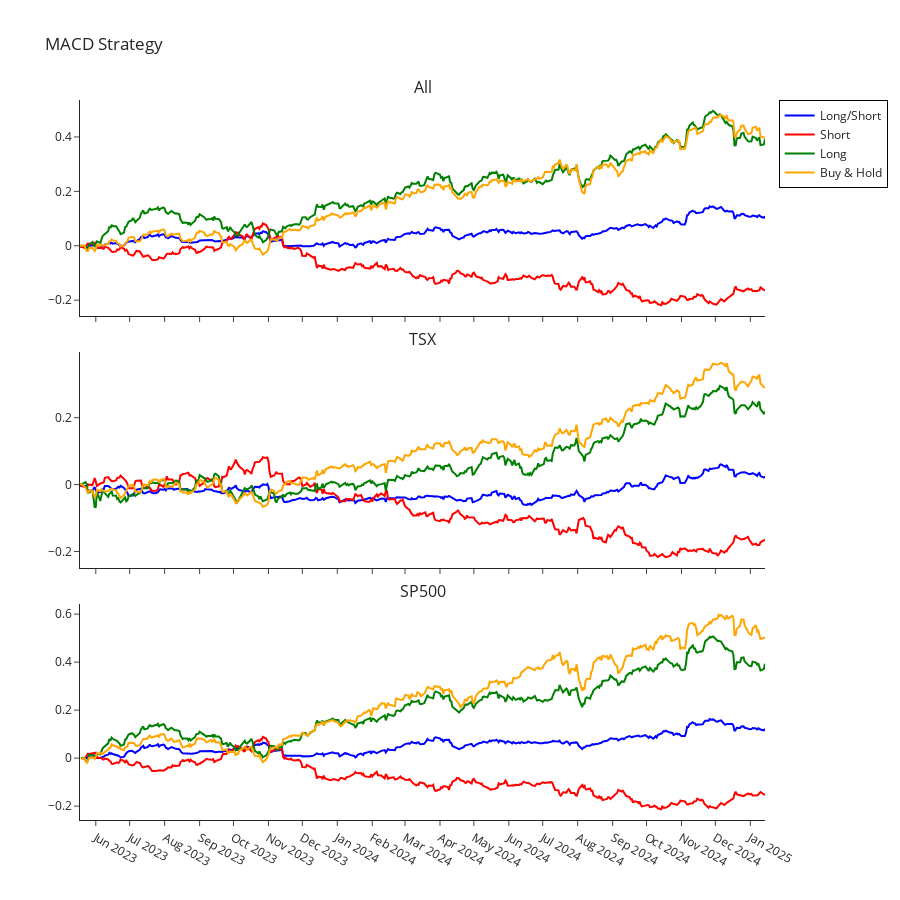

Notebook code for this chart:
### Code cell
import Import_Yfinance as yf_data
import Utils as utils
import MA_Backtest as MA

#####Define Variables#####
CUTOFF_DATE = '2023-01-01' #Cut-off date for training data
YEARS = 15 #Number of years of data to import
RF = 0.01
CAPITAL = 300

#Dates
dates_class = utils.Dates(YEARS)
today = dates_class.today_str()

#####Define Paths#####
PATHS = {
    "input_daily_path" : '/Users/alexandrechisholm/Library/Mobile Documents/com~apple~CloudDocs/Trading/MA_Crossover/Input/Daily_Data/',
    "input_path" : '/Users/alexandrechisholm/Library/Mobile Documents/com~apple~CloudDocs/Trading/MA_Crossover/Input/',
    "input_mapping" : '/Users/alexandrechisholm/Library/Mobile Documents/com~apple~CloudDocs/Trading/MA_Crossover/Input/Mapping/',
    "output_path" : '/Users/alexandrechisholm/Library/Mobile Documents/com~apple~CloudDocs/Trading/MA_Crossover/Output/'
}

#####Import data#####
#stocks
path = f"{PATHS['input_daily_path']}Stocks_{today}.csv"
data_stocks = utils.read_csv(path)

#ETFs
path = f"{PATHS['input_daily_path']}ETFs_{today}.csv"
data_etfs = utils.read_csv(path)

#import best parameters for window size
window_sizes = utils.read_csv(f"{PATHS['input_path']}best_comb.csv")
window_size_macd_st= window_sizes['window_size_st'][0]
window_size_macd_lt = window_sizes['window_size_lt'][0]

#Format date
data_stocks = yf_data.format_utf8_to_date(data_stocks)
data_etfs = yf_data.format_utf8_to_date(data_etfs)

#Split data by exchange
data_stocks_sp500, data_stocks_tsx = yf_data.split_data_exchange(data_stocks)
data_etfs_sp500, data_etfs_tsx = yf_data.split_data_exchange(data_etfs)

#Split data training / validation
training_data_stocks, validation_data_stocks = yf_data.split_data_training_validation(data_stocks, CUTOFF_DATE)
training_data_stocks_tsx, validation_data_stocks_tsx = yf_data.split_data_training_validation(data_stocks_tsx, CUTOFF_DATE)
training_data_stocks_sp500, validation_data_stocks_sp500 = yf_data.split_data_training_validation(data_stocks_sp500, CUTOFF_DATE)

training_data_etfs, validation_data_etfs = yf_data.split_data_training_validation(data_etfs, CUTOFF_DATE)
training_data_etfs_sp500, validation_data_etfs_sp500 = yf_data.split_data_training_validation(data_etfs_sp500, CUTOFF_DATE)
training_data_etfs_tsx, validation_data_etfs_tsx = yf_data.split_data_training_validation(data_etfs_tsx, CUTOFF_DATE)

#Import FX
path = f"{PATHS['input_daily_path']}FX_{today}.csv"
fx_data = utils.read_csv(path)
fx_data = dates_class.format_int64_to_date(fx_data)

#Mapping FX
path = f"{PATHS['input_mapping']}Exchange_Currency.csv"
mapping_fx = utils.read_csv(path)

#####Run Backtest#####

#Define modules
base_functions = MA.Base_Functions(fx_data, mapping_fx)
macd_backtest = MA.MA_Backtester(fx_data, mapping_fx, training_data_stocks, validation_data_stocks, CAPITAL, window_size_macd_st, window_size_macd_lt, RF)
buy_and_hold = MA.BuyAndHold(fx_data, mapping_fx, validation_data_etfs, window_size_macd_lt, RF)


#All data
data, pivot_ticker, df_date, df_stats, trade_df = macd_backtest.run_strategy()
data_long, pivot_ticker_long, df_date_long, df_stats_long, trade_df_long = macd_backtest.run_strategy( 'long')
data_short, pivot_ticker_short, df_date_short, df_stats_short, trade_df_short = macd_backtest.run_strategy('short')
df_buy_hold, df_date_buy_hold, df_stats_buy_hold, pivot_ticker_buy_hold = buy_and_hold.run_buy_hold()

#TSX
macd_backtest.set_parameters(validation_data = validation_data_stocks_tsx)
buy_and_hold.set_parameters(validation_data = validation_data_etfs_tsx)
data_tsx, pivot_ticker_tsx, df_date_tsx, df_stats_tsx, trade_df_tsx = macd_backtest.run_strategy()
data_long_tsx, pivot_ticker_long_tsx, df_date_long_tsx, df_stats_long_tsx, trade_df_long_tsx = macd_backtest.run_strategy('long')
data_short_tsx, pivot_ticker_short_tsx, df_date_short_tsx, df_stats_short_tsx, trade_df_short_tsx = macd_backtest.run_strategy('short')
df_buy_hold_tsx, df_date_buy_hold_tsx, df_stats_buy_hold_tsx, pivot_ticker_buy_hold_tsx = buy_and_hold.run_buy_hold()

#SP500
macd_backtest.set_parameters(validation_data = validation_data_stocks_sp500)
buy_and_hold.set_parameters(validation_data = validation_data_etfs_sp500)
data_sp500, pivot_ticker_sp500, df_date_sp500, df_stats_sp500, trade_df_sp500 = macd_backtest.run_strategy()
data_long_sp500, pivot_ticker_long_sp500, df_date_long_sp500, df_stats_long_sp500, trade_df_long_sp500 = macd_backtest.run_strategy('long')
data_short_sp500, pivot_ticker_short_sp500, df_date_short_sp500, df_stats_short_sp500, trade_df_short_sp500 = macd_backtest.run_strategy('short')
df_buy_hold_sp500, df_date_buy_hold_sp500, df_stats_buy_hold_sp500, pivot_ticker_buy_hold_sp500 = buy_and_hold.run_buy_hold()

#Stats Combine
df_stats_combine = base_functions.stats_df_combine(df_stats, df_stats_long, df_stats_short, df_stats_tsx, df_stats_long_tsx, df_stats_short_tsx, df_stats_sp500, df_stats_long_sp500, df_stats_short_sp500, df_stats_buy_hold, df_stats_buy_hold_tsx, df_stats_buy_hold_sp500)

#####Export Data#####
export_dfs = {
    'Complete': data,
    'P&L by Ticker': pivot_ticker,
    'P&L by Date': df_date,
    'Stats': df_stats,
    'Trades': trade_df,
    'Stats_Complete': df_stats_combine
}

path = f"{PATHS['output_path']}MA_Crossover_{today}.xlsx"

utils.export_dfs_xl(export_dfs, path)

#Create the daily Mean Return by exchange in buy and hold
buy_and_hold.set_parameters(validation_data = validation_data_etfs)
df_group_date_buy_hold = buy_and_hold.return_by_date_all_exchange(df_date_buy_hold)

graphs = MA.Graphs(fx_data, mapping_fx, training_data_stocks, validation_data_stocks, CAPITAL, window_size_macd_st, window_size_macd_lt, RF)
graphs.line_graph_subplot(df_date, df_date_long, df_date_short, df_group_date_buy_hold, 
                    df_date_tsx, df_date_long_tsx, df_date_short_tsx, df_date_buy_hold_tsx,
                    df_date_sp500, df_date_long_sp500, df_date_short_sp500, df_date_buy_hold_sp500)

### Figure 1 — Plotly figure (JSON) as saved in the notebook; plotly's stock layout.template omitted (floating-point values rounded to 4 significant figures; data arrays with more than 128 entries replaced by an {"elided": "..."} marker saying what was removed)
{"data": [{"legendgroup": "group1", "line": {"color": "blue"}, "mode": "lines", "name": "Long/Short", "type": "scatter", "x": {"elided": "426 str values"}, "xaxis": "x", "y": {"elided": "426 float values"}, "yaxis": "y"}, {"legendgroup": "group1", "line": {"color": "red"}, "mode": "lines", "name": "Short", "type": "scatter", "x": {"elided": "426 str values"}, "xaxis": "x", "y": {"elided": "426 float values"}, "yaxis": "y"}, {"legendgroup": "group1", "line": {"color": "green"}, "mode": "lines", "name": "Long", "type": "scatter", "x": {"elided": "426 str values"}, "xaxis": "x", "y": {"elided": "426 float values"}, "yaxis": "y"}, {"legendgroup": "group1", "line": {"color": "orange"}, "mode": "lines", "name": "Buy & Hold", "type": "scatter", "x": {"elided": "426 str values"}, "xaxis": "x", "y": {"elided": "426 float values"}, "yaxis": "y"}, {"legendgroup": "group1", "line": {"color": "blue"}, "mode": "lines", "name": "Long/Short", "showlegend": false, "type": "scatter", "x": {"elided": "416 str values"}, "xaxis": "x2", "y": {"elided": "416 float values"}, "yaxis": "y2"}, {"legendgroup": "group1", "line": {"color": "red"}, "mode": "lines", "name": "Short", "showlegend": false, "type": "scatter", "x": {"elided": "416 str values"}, "xaxis": "x2", "y": {"elided": "416 float values"}, "yaxis": "y2"}, {"legendgroup": "group1", "line": {"color": "green"}, "mode": "lines", "name": "Long", "showlegend": false, "type": "scatter", "x": {"elided": "416 str values"}, "xaxis": "x2", "y": {"elided": "416 float values"}, "yaxis": "y2"}, {"legendgroup": "group1", "line": {"color": "orange"}, "mode": "lines", "name": "Buy & Hold", "showlegend": false, "type": "scatter", "x": {"elided": "416 str values"}, "xaxis": "x2", "y": {"elided": "416 float values"}, "yaxis": "y2"}, {"legendgroup": "group1", "line": {"color": "blue"}, "mode": "lines", "name": "Long/Short", "showlegend": false, "type": "scatter", "x": {"elided": "415 str values"}, "xaxis": "x3", "y": {"elided": "415 float values"}, "yaxis": "y3"}, {"legendgroup": "group1", "line": {"color": "red"}, "mode": "lines", "name": "Short", "showlegend": false, "type": "scatter", "x": {"elided": "415 str values"}, "xaxis": "x3", "y": {"elided": "415 float values"}, "yaxis": "y3"}, {"legendgroup": "group1", "line": {"color": "green"}, "mode": "lines", "name": "Long", "showlegend": false, "type": "scatter", "x": {"elided": "415 str values"}, "xaxis": "x3", "y": {"elided": "415 float values"}, "yaxis": "y3"}, {"legendgroup": "group1", "line": {"color": "orange"}, "mode": "lines", "name": "Buy & Hold", "showlegend": false, "type": "scatter", "x": {"elided": "415 str values"}, "xaxis": "x3", "y": {"elided": "415 float values"}, "yaxis": "y3"}], "layout": {"annotations": [{"font": {"size": 16}, "showarrow": false, "text": "All", "x": 0.5, "xanchor": "center", "xref": "paper", "y": 1, "yanchor": "bottom", "yref": "paper"}, {"font": {"size": 16}, "showarrow": false, "text": "TSX", "x": 0.5, "xanchor": "center", "xref": "paper", "y": 0.65, "yanchor": "bottom", "yref": "paper"}, {"font": {"size": 16}, "showarrow": false, "text": "SP500", "x": 0.5, "xanchor": "center", "xref": "paper", "y": 0.3, "yanchor": "bottom", "yref": "paper"}], "height": 900, "legend": {"bordercolor": "black", "borderwidth": 1, "x": 1.02, "y": 1}, "showlegend": true, "title": {"text": "MACD Strategy"}, "xaxis": {"anchor": "y", "domain": [0, 1], "dtick": "M1", "matches": "x3", "showticklabels": false, "tickformat": "%b %Y", "tickmode": "linear"}, "xaxis2": {"anchor": "y2", "domain": [0, 1], "dtick": "M1", "matches": "x3", "showticklabels": false, "tickformat": "%b %Y", "tickmode": "linear"}, "xaxis3": {"anchor": "y3", "domain": [0, 1], "dtick": "M1", "tickformat": "%b %Y", "tickmode": "linear"}, "yaxis": {"anchor": "x", "domain": [0.7, 1]}, "yaxis2": {"anchor": "x2", "domain": [0.35, 0.65]}, "yaxis3": {"anchor": "x3", "domain": [0, 0.3]}}}
